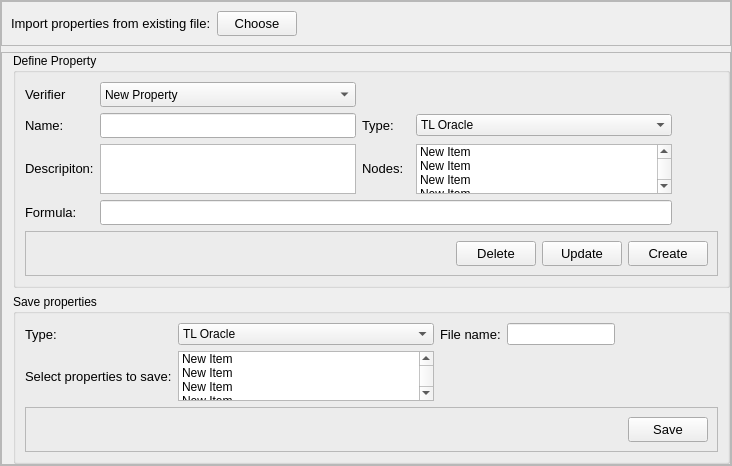
          <widget class="QWidget" name="W_RVPropertyPage">
           <attribute name="title">
            <string>Property</string>
           </attribute>
           <layout class="QVBoxLayout" name="verticalLayout_7">
            <property name="leftMargin">
             <number>0</number>
            </property>
            <property name="topMargin">
             <number>0</number>
            </property>
            <property name="rightMargin">
             <number>0</number>
            </property>
            <property name="bottomMargin">
             <number>0</number>
            </property>
            <item>
             <widget class="QFrame" name="frame_10">
              <property name="frameShape">
               <enum>QFrame::StyledPanel</enum>
              </property>
              <property name="frameShadow">
               <enum>QFrame::Raised</enum>
              </property>
              <layout class="QVBoxLayout" name="verticalLayout_8">
               <property name="leftMargin">
                <number>0</number>
               </property>
               <property name="topMargin">
                <number>0</number>
               </property>
               <property name="rightMargin">
                <number>0</number>
               </property>
               <property name="bottomMargin">
                <number>0</number>
               </property>
               <item>
                <widget class="QFrame" name="frame_15">
                 <property name="frameShape">
                  <enum>QFrame::StyledPanel</enum>
                 </property>
                 <property name="frameShadow">
                  <enum>QFrame::Raised</enum>
                 </property>
                 <layout class="QHBoxLayout" name="horizontalLayout_9">
                  <item>
                   <widget class="QLabel" name="label_17">
                    <property name="font">
                     <font>
                      <pointsize>10</pointsize>
                     </font>
                    </property>
                    <property name="text">
                     <string>Import properties from existing file:</string>
                    </property>
                   </widget>
                  </item>
                  <item>
                   <widget class="QPushButton" name="pushButton_3">
                    <property name="minimumSize">
                     <size>
                      <width>0</width>
                      <height>25</height>
                     </size>
                    </property>
                    <property name="maximumSize">
                     <size>
                      <width>16777215</width>
                      <height>25</height>
                     </size>
                    </property>
                    <property name="font">
                     <font>
                      <pointsize>10</pointsize>
                     </font>
                    </property>
                    <property name="text">
                     <string>Choose</string>
                    </property>
                   </widget>
                  </item>
                  <item>
                   <spacer name="horizontalSpacer_21">
                    <property name="orientation">
                     <enum>Qt::Horizontal</enum>
                    </property>
                    <property name="sizeHint" stdset="0">
                     <size>
                      <width>40</width>
                      <height>20</height>
                     </size>
                    </property>
                   </spacer>
                  </item>
                 </layout>
                </widget>
               </item>
               <item>
                <widget class="QFrame" name="frame_18">
                 <property name="frameShape">
                  <enum>QFrame::StyledPanel</enum>
                 </property>
                 <property name="frameShadow">
                  <enum>QFrame::Raised</enum>
                 </property>
                 <layout class="QVBoxLayout" name="verticalLayout_21">
                  <property name="leftMargin">
                   <number>11</number>
                  </property>
                  <property name="topMargin">
                   <number>0</number>
                  </property>
                  <property name="rightMargin">
                   <number>0</number>
                  </property>
                  <property name="bottomMargin">
                   <number>0</number>
                  </property>
                  <item>
                   <widget class="QGroupBox" name="groupBox_5">
                    <property name="title">
                     <string>Define Property</string>
                    </property>
                    <layout class="QGridLayout" name="gridLayout_7">
                     <item row="3" column="1" colspan="4">
                      <widget class="QLineEdit" name="lineEdit_5">
                       <property name="minimumSize">
                        <size>
                         <width>0</width>
                         <height>25</height>
                        </size>
                       </property>
                       <property name="maximumSize">
                        <size>
                         <width>16777215</width>
                         <height>25</height>
                        </size>
                       </property>
                       <property name="font">
                        <font>
                         <pointsize>10</pointsize>
                        </font>
                       </property>
                      </widget>
                     </item>
                     <item row="0" column="1">
                      <widget class="QComboBox" name="comboBox_5">
                       <property name="minimumSize">
                        <size>
                         <width>0</width>
                         <height>25</height>
                        </size>
                       </property>
                       <property name="maximumSize">
                        <size>
                         <width>16777215</width>
                         <height>25</height>
                        </size>
                       </property>
                       <property name="font">
                        <font>
                         <pointsize>9</pointsize>
                        </font>
                       </property>
                       <item>
                        <property name="text">
                         <string>New Property</string>
                        </property>
                       </item>
                      </widget>
                     </item>
                     <item row="2" column="1">
                      <widget class="QPlainTextEdit" name="plainTextEdit_3">
                       <property name="maximumSize">
                        <size>
                         <width>16777215</width>
                         <height>50</height>
                        </size>
                       </property>
                       <property name="font">
                        <font>
                         <pointsize>10</pointsize>
                        </font>
                       </property>
                       <property name="plainText">
                        <string/>
                       </property>
                      </widget>
                     </item>
                     <item row="1" column="2">
                      <widget class="QLabel" name="label_18">
                       <property name="font">
                        <font>
                         <pointsize>10</pointsize>
                        </font>
                       </property>
                       <property name="text">
                        <string>Type:</string>
                       </property>
                      </widget>
                     </item>
                     <item row="1" column="0">
                      <widget class="QLabel" name="label_19">
                       <property name="minimumSize">
                        <size>
                         <width>0</width>
                         <height>0</height>
                        </size>
                       </property>
                       <property name="maximumSize">
                        <size>
                         <width>16777215</width>
                         <height>25</height>
                        </size>
                       </property>
                       <property name="font">
                        <font>
                         <pointsize>10</pointsize>
                        </font>
                       </property>
                       <property name="text">
                        <string>Name:</string>
                       </property>
                      </widget>
                     </item>
                     <item row="1" column="4">
                      <widget class="QComboBox" name="comboBox_6">
                       <property name="font">
                        <font>
                         <pointsize>9</pointsize>
                        </font>
                       </property>
                       <item>
                        <property name="text">
                         <string>TL Oracle</string>
                        </property>
                       </item>
                       <item>
                        <property name="text">
                         <string>RML Oracle</string>
                        </property>
                       </item>
                      </widget>
                     </item>
                     <item row="2" column="0">
                      <widget class="QLabel" name="label_20">
                       <property name="minimumSize">
                        <size>
                         <width>0</width>
                         <height>0</height>
                        </size>
                       </property>
                       <property name="maximumSize">
                        <size>
                         <width>16777215</width>
                         <height>25</height>
                        </size>
                       </property>
                       <property name="font">
                        <font>
                         <pointsize>10</pointsize>
                        </font>
                       </property>
                       <property name="text">
                        <string>Descripiton:</string>
                       </property>
                      </widget>
                     </item>
                     <item row="4" column="0" colspan="6">
                      <widget class="QFrame" name="frame_21">
                       <property name="minimumSize">
                        <size>
                         <width>0</width>
                         <height>0</height>
                        </size>
                       </property>
                       <property name="frameShape">
                        <enum>QFrame::StyledPanel</enum>
                       </property>
                       <property name="frameShadow">
                        <enum>QFrame::Raised</enum>
                       </property>
                       <layout class="QHBoxLayout" name="horizontalLayout_7">
                        <item>
                         <spacer name="horizontalSpacer_22">
                          <property name="orientation">
                           <enum>Qt::Horizontal</enum>
                          </property>
                          <property name="sizeHint" stdset="0">
                           <size>
                            <width>40</width>
                            <height>20</height>
                           </size>
                          </property>
                         </spacer>
                        </item>
                        <item>
                         <widget class="QPushButton" name="pushButton_9">
                          <property name="minimumSize">
                           <size>
                            <width>0</width>
                            <height>25</height>
                           </size>
                          </property>
                          <property name="maximumSize">
                           <size>
                            <width>16777215</width>
                            <height>25</height>
                           </size>
                          </property>
                          <property name="font">
                           <font>
                            <pointsize>10</pointsize>
                           </font>
                          </property>
                          <property name="text">
                           <string>Delete</string>
                          </property>
                         </widget>
                        </item>
                        <item>
                         <widget class="QPushButton" name="pushButton_10">
                          <property name="minimumSize">
                           <size>
                            <width>0</width>
                            <height>25</height>
                           </size>
                          </property>
                          <property name="maximumSize">
                           <size>
                            <width>16777215</width>
                            <height>25</height>
                           </size>
                          </property>
                          <property name="font">
                           <font>
                            <pointsize>10</pointsize>
                           </font>
                          </property>
                          <property name="text">
                           <string>Update</string>
                          </property>
                         </widget>
                        </item>
                        <item>
                         <widget class="QPushButton" name="pushButton_11">
                          <property name="minimumSize">
                           <size>
                            <width>0</width>
                            <height>25</height>
                           </size>
                          </property>
                          <property name="maximumSize">
                           <size>
                            <width>16777215</width>
                            <height>25</height>
                           </size>
                          </property>
                          <property name="font">
                           <font>
                            <pointsize>10</pointsize>
                           </font>
                          </property>
                          <property name="text">
                           <string>Create</string>
                          </property>
                         </widget>
                        </item>
                       </layout>
                      </widget>
                     </item>
                     <item row="2" column="2">
                      <widget class="QLabel" name="label_21">
                       <property name="minimumSize">
                        <size>
                         <width>0</width>
                         <height>0</height>
                        </size>
                       </property>
                       <property name="maximumSize">
                        <size>
                         <width>16777215</width>
                         <height>25</height>
                        </size>
                       </property>
                       <property name="font">
                        <font>
                         <pointsize>10</pointsize>
                        </font>
                       </property>
                       <property name="text">
                        <string>Nodes:</string>
                       </property>
                      </widget>
                     </item>
                     <item row="1" column="5">
                      <spacer name="horizontalSpacer_23">
                       <property name="orientation">
                        <enum>Qt::Horizontal</enum>
                       </property>
                       <property name="sizeHint" stdset="0">
                        <size>
                         <width>40</width>
                         <height>20</height>
                        </size>
                       </property>
                      </spacer>
                     </item>
                     <item row="3" column="0">
                      <widget class="QLabel" name="label_22">
                       <property name="minimumSize">
                        <size>
                         <width>0</width>
                         <height>0</height>
                        </size>
                       </property>
                       <property name="maximumSize">
                        <size>
                         <width>16777215</width>
                         <height>25</height>
                        </size>
                       </property>
                       <property name="font">
                        <font>
                         <pointsize>10</pointsize>
                        </font>
                       </property>
                       <property name="text">
                        <string>Formula:</string>
                       </property>
                      </widget>
                     </item>
                     <item row="0" column="0">
                      <widget class="QLabel" name="label_23">
                       <property name="minimumSize">
                        <size>
                         <width>0</width>
                         <height>0</height>
                        </size>
                       </property>
                       <property name="maximumSize">
                        <size>
                         <width>16777215</width>
                         <height>25</height>
                        </size>
                       </property>
                       <property name="font">
                        <font>
                         <pointsize>10</pointsize>
                        </font>
                       </property>
                       <property name="text">
                        <string>Verifier</string>
                       </property>
                      </widget>
                     </item>
                     <item row="1" column="1">
                      <widget class="QLineEdit" name="lineEdit_6">
                       <property name="minimumSize">
                        <size>
                         <width>0</width>
                         <height>25</height>
                        </size>
                       </property>
                       <property name="maximumSize">
                        <size>
                         <width>16777215</width>
                         <height>25</height>
                        </size>
                       </property>
                       <property name="font">
                        <font>
                         <pointsize>10</pointsize>
                        </font>
                       </property>
                      </widget>
                     </item>
                     <item row="2" column="4">
                      <widget class="QListWidget" name="listWidget_3">
                       <property name="maximumSize">
                        <size>
                         <width>16777215</width>
                         <height>50</height>
                        </size>
                       </property>
                       <property name="selectionMode">
                        <enum>QAbstractItemView::MultiSelection</enum>
                       </property>
                       <item>
                        <property name="text">
                         <string>New Item</string>
                        </property>
                       </item>
                       <item>
                        <property name="text">
                         <string>New Item</string>
                        </property>
                       </item>
                       <item>
                        <property name="text">
                         <string>New Item</string>
                        </property>
                       </item>
                       <item>
                        <property name="text">
                         <string>New Item</string>
                        </property>
                       </item>
                       <item>
                        <property name="text">
                         <string>New Item</string>
                        </property>
                       </item>
                       <item>
                        <property name="text">
                         <string>New Item</string>
                        </property>
                       </item>
                       <item>
                        <property name="text">
                         <string>New Item</string>
                        </property>
                       </item>
                      </widget>
                     </item>
                    </layout>
                   </widget>
                  </item>
                  <item>
                   <widget class="QGroupBox" name="groupBox_6">
                    <property name="minimumSize">
                     <size>
                      <width>0</width>
                      <height>0</height>
                     </size>
                    </property>
                    <property name="title">
                     <string>Save properties</string>
                    </property>
                    <layout class="QGridLayout" name="gridLayout_8">
                     <item row="2" column="0" colspan="5">
                      <widget class="QFrame" name="frame_24">
                       <property name="frameShape">
                        <enum>QFrame::StyledPanel</enum>
                       </property>
                       <property name="frameShadow">
                        <enum>QFrame::Raised</enum>
                       </property>
                       <layout class="QHBoxLayout" name="horizontalLayout_12">
                        <item>
                         <spacer name="horizontalSpacer_25">
                          <property name="orientation">
                           <enum>Qt::Horizontal</enum>
                          </property>
                          <property name="sizeHint" stdset="0">
                           <size>
                            <width>40</width>
                            <height>20</height>
                           </size>
                          </property>
                         </spacer>
                        </item>
                        <item>
                         <widget class="QPushButton" name="pushButton_12">
                          <property name="minimumSize">
                           <size>
                            <width>0</width>
                            <height>25</height>
                           </size>
                          </property>
                          <property name="maximumSize">
                           <size>
                            <width>16777215</width>
                            <height>25</height>
                           </size>
                          </property>
                          <property name="font">
                           <font>
                            <pointsize>10</pointsize>
                           </font>
                          </property>
                          <property name="text">
                           <string>Save</string>
                          </property>
                         </widget>
                        </item>
                       </layout>
                      </widget>
                     </item>
                     <item row="0" column="0">
                      <widget class="QLabel" name="label_24">
                       <property name="font">
                        <font>
                         <pointsize>10</pointsize>
                        </font>
                       </property>
                       <property name="text">
                        <string>Type:</string>
                       </property>
                      </widget>
                     </item>
                     <item row="0" column="1">
                      <widget class="QComboBox" name="comboBox_7">
                       <property name="font">
                        <font>
                         <pointsize>9</pointsize>
                        </font>
                       </property>
                       <item>
                        <property name="text">
                         <string>TL Oracle</string>
                        </property>
                       </item>
                       <item>
                        <property name="text">
                         <string>RML Oracle</string>
                        </property>
                       </item>
                      </widget>
                     </item>
                     <item row="1" column="1">
                      <widget class="QListWidget" name="listWidget_4">
                       <property name="maximumSize">
                        <size>
                         <width>16777215</width>
                         <height>50</height>
                        </size>
                       </property>
                       <property name="selectionMode">
                        <enum>QAbstractItemView::MultiSelection</enum>
                       </property>
                       <item>
                        <property name="text">
                         <string>New Item</string>
                        </property>
                       </item>
                       <item>
                        <property name="text">
                         <string>New Item</string>
                        </property>
                       </item>
                       <item>
                        <property name="text">
                         <string>New Item</string>
                        </property>
                       </item>
                       <item>
                        <property name="text">
                         <string>New Item</string>
                        </property>
                       </item>
                       <item>
                        <property name="text">
                         <string>New Item</string>
                        </property>
                       </item>
                      </widget>
                     </item>
                     <item row="0" column="3">
                      <widget class="QLineEdit" name="lineEdit_7"/>
                     </item>
                     <item row="0" column="4">
                      <spacer name="horizontalSpacer_24">
                       <property name="orientation">
                        <enum>Qt::Horizontal</enum>
                       </property>
                       <property name="sizeHint" stdset="0">
                        <size>
                         <width>40</width>
                         <height>20</height>
                        </size>
                       </property>
                      </spacer>
                     </item>
                     <item row="1" column="0">
                      <widget class="QLabel" name="label_25">
                       <property name="font">
                        <font>
                         <pointsize>10</pointsize>
                        </font>
                       </property>
                       <property name="text">
                        <string>Select properties to save:</string>
                       </property>
                      </widget>
                     </item>
                     <item row="0" column="2">
                      <widget class="QLabel" name="label_26">
                       <property name="font">
                        <font>
                         <pointsize>10</pointsize>
                        </font>
                       </property>
                       <property name="text">
                        <string>File name:</string>
                       </property>
                      </widget>
                     </item>
                    </layout>
                   </widget>
                  </item>
                 </layout>
                </widget>
               </item>
              </layout>
             </widget>
            </item>
           </layout>
          </widget>
